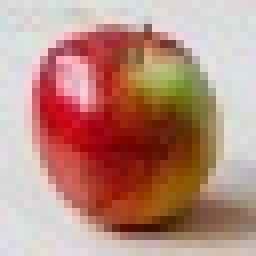
#> input picture khf1/apple.jpg, 32 x 32 px (shown 8 times larger)
$ jupyter execute --allow-errors CAU3ZN_kishf1.ipynb   (shell and % lines are left out)
#> lines starting #> are read from the running program, lines starting #| are printed output that depends on the picture
# Small homework 1
Written by Balázs Fényes (Neptun code: CAU3ZN)

[cell 1]
import numpy as np
import matplotlib.pyplot as plt

Task 5:
> Python (vagy LUA) nyelven olvass be öt darab tetszőleges 32x32 pixeles színes képet, jelenítsd meg és írd ki az RGB csatornáit tartalmazó tömbök (mátrixok, tensorok) tartalmát.

I will read 5 images of size 32x32 pixels and display the images and output their RGB values. I use matplotlib for displaying the images.

[cell 2]
image_names=["apple.jpg","lemon.jpg","melon.jpg","potato.jpg","tomato.jpg"]
ia = np.ndarray((5,32,32,3))
fig, ax = plt.subplots(ncols=5, nrows=1)
plt.subplots_adjust(wspace=.5)
for i in range(5):
    ax[i].set_title(image_names[i])
    img = plt.imread(image_names[i])
#> img is the input picture: shape (32, 32, 3); mean R, G, B 184.8, 141.2, 127.5
    ax[i].imshow(img)
    ia[i] = img
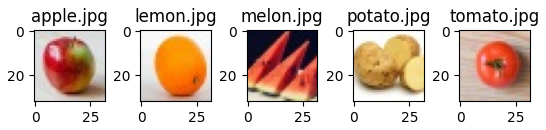
#> figure drawn by matplotlib, 5 panels

The RGB values of the pixels:

[cell 3]
for i in range(5):
    print("Contents of %s:" % image_names[i])
    print(ia[i])
#> this loop made 5 passes
#> (printed output is left out)

Task 6:
> Csatornánként számold ki az egyes pixelek átlagát és szórását az öt képre, majd alakítsd át ezeket 0 várható értékű, 1 szórású adathalmazzá. (Pythonban: sklearn.preprocessing.StandardScaler, „kézi” megoldás még jobb!)

I calculate the average values of the R, G, B channels for every image and then I calculate the standard deviation. I then calculate the standardized values per pixel and print the results.

[cell 4]
ia_norm = np.ndarray((5,32,32,3))
for image in range(5):
    print("%s" % image_names[image])
    for channel in range(3):
        print("\t%c channel:" % "RGB"[channel])
        arr = list(ia[image].flat[channel::3]);
        mean = sum(arr)/32/32;
        print("\t\tmean: %f" % mean)
        sd = (sum(map(lambda x: (x-mean)**2,arr))/32/32)**.5
        print("\t\tSD: %f" % sd)
        for x in range(32):
            for y in range(32):
                ia_norm[image,x,y,channel]=(ia[image,x,y,channel]-mean)/sd
